Frame 1 (no input): blank canvas, image omitted
Frame 60 (no input): blank canvas, image omitted
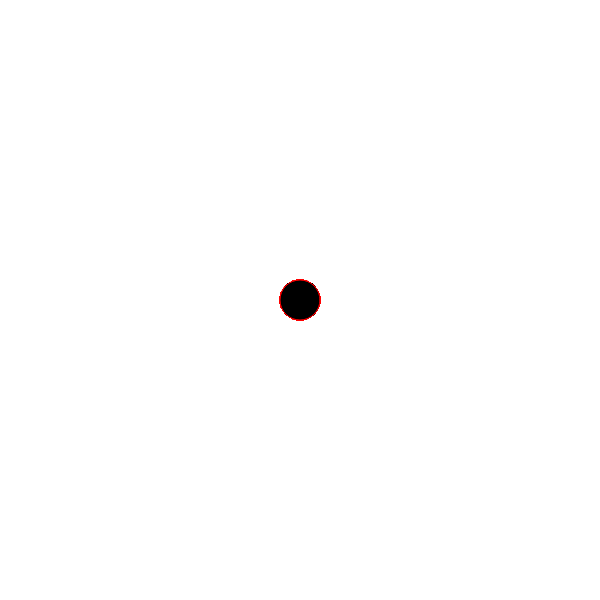
Frame 120 (the mouse pressed at the canvas centre since frame 60)

The p5.js sketch whose frames 1 and 60 were blank and that drew this single picture after the mouse press (run headless with seeded random() and noise() and a simulated clock; from frame 60 on, the mouse is pressed at the canvas centre):

// p5.js sketch
// ── sketch.js
function setup() {
  createCanvas(600, 600);
  background("white");
}

function draw() {
  stroke("red");
  fill("black");

  // console.log(mouseIsPressed)

  if (mouseIsPressed) {
    circle (mouseX, mouseY, 40, 35);
  }
}

// ── style.css

margin: 0;
padding: 0;
}
canvas {
display: block;
}
